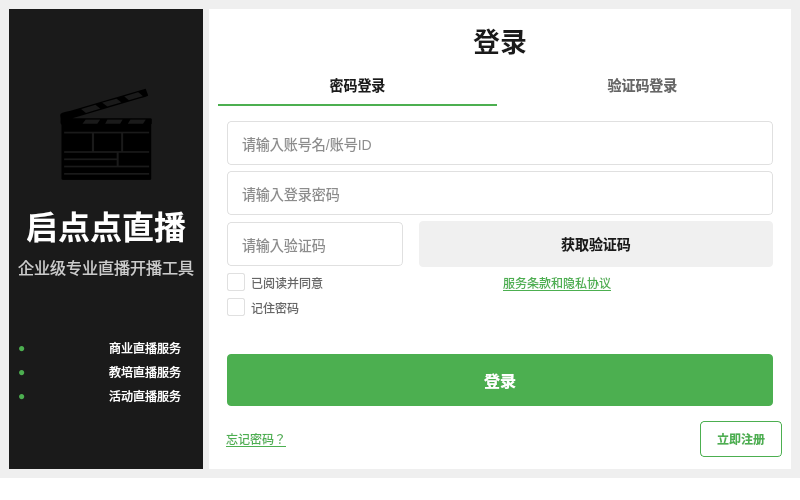
<?xml version="1.0" encoding="UTF-8"?>
<ui version="4.0">
 <class>LoginWindow</class>
 <widget class="QMainWindow" name="LoginWindow">
  <property name="geometry">
   <rect>
    <x>0</x>
    <y>0</y>
    <width>800</width>
    <height>500</height>
   </rect>
  </property>
  <property name="windowTitle">
   <string>登录</string>
  </property>
  <property name="windowFlags">
   <set>Qt::Window | Qt::WindowCloseButtonHint | Qt::WindowMinimizeButtonHint</set>
  </property>
  <widget class="QWidget" name="centralwidget">
   <layout class="QHBoxLayout" name="horizontalLayout">
    <item>
     <widget class="QWidget" name="leftWidget" native="true">
      <property name="styleSheet">
       <string notr="true">background-color: #1a1a1a;</string>
      </property>
      <layout class="QVBoxLayout" name="verticalLayout_3">
       <item>
        <spacer name="verticalSpacer_3">
         <property name="orientation">
          <enum>Qt::Vertical</enum>
         </property>
         <property name="sizeHint" stdset="0">
          <size>
           <width>20</width>
           <height>40</height>
          </size>
         </property>
        </spacer>
       </item>
       <item>
        <widget class="QLabel" name="logoLabel">
         <property name="text">
          <string>🎬</string>
         </property>
         <property name="alignment">
          <set>Qt::AlignCenter</set>
         </property>
         <property name="font">
          <font>
           <family>Segoe UI Emoji</family>
           <pointsize>72</pointsize>
          </font>
         </property>
        </widget>
       </item>
       <item>
        <widget class="QLabel" name="titleLabel">
         <property name="text">
          <string>启点点直播</string>
         </property>
         <property name="alignment">
          <set>Qt::AlignCenter</set>
         </property>
         <property name="font">
          <font>
           <family>微软雅黑</family>
           <pointsize>24</pointsize>
           <weight>75</weight>
           <bold>true</bold>
          </font>
         </property>
         <property name="styleSheet">
          <string notr="true">color: white;</string>
         </property>
        </widget>
       </item>
       <item>
        <widget class="QLabel" name="subtitleLabel">
         <property name="text">
          <string>企业级专业直播开播工具</string>
         </property>
         <property name="alignment">
          <set>Qt::AlignCenter</set>
         </property>
         <property name="font">
          <font>
           <family>微软雅黑</family>
           <pointsize>12</pointsize>
          </font>
         </property>
         <property name="styleSheet">
          <string notr="true">color: #cccccc;</string>
         </property>
        </widget>
       </item>
       <item>
        <spacer name="verticalSpacer">
         <property name="orientation">
          <enum>Qt::Vertical</enum>
         </property>
         <property name="sizeHint" stdset="0">
          <size>
           <width>20</width>
           <height>40</height>
          </size>
         </property>
        </spacer>
       </item>
       <item>
        <layout class="QVBoxLayout" name="verticalLayout_4">
         <item>
          <layout class="QHBoxLayout" name="horizontalLayout_4">
           <item>
            <widget class="QLabel" name="label">
             <property name="text">
              <string>●</string>
             </property>
             <property name="styleSheet">
              <string notr="true">color: #4CAF50;</string>
             </property>
            </widget>
           </item>
           <item>
            <widget class="QLabel" name="feature1Label">
             <property name="text">
              <string>商业直播服务</string>
             </property>
             <property name="styleSheet">
              <string notr="true">color: white;</string>
             </property>
            </widget>
           </item>
          </layout>
         </item>
         <item>
          <layout class="QHBoxLayout" name="horizontalLayout_5">
           <item>
            <widget class="QLabel" name="label_2">
             <property name="text">
              <string>●</string>
             </property>
             <property name="styleSheet">
              <string notr="true">color: #4CAF50;</string>
             </property>
            </widget>
           </item>
           <item>
            <widget class="QLabel" name="feature2Label">
             <property name="text">
              <string>教培直播服务</string>
             </property>
             <property name="styleSheet">
              <string notr="true">color: white;</string>
             </property>
            </widget>
           </item>
          </layout>
         </item>
         <item>
          <layout class="QHBoxLayout" name="horizontalLayout_6">
           <item>
            <widget class="QLabel" name="label_3">
             <property name="text">
              <string>●</string>
             </property>
             <property name="styleSheet">
              <string notr="true">color: #4CAF50;</string>
             </property>
            </widget>
           </item>
           <item>
            <widget class="QLabel" name="feature3Label">
             <property name="text">
              <string>活动直播服务</string>
             </property>
             <property name="styleSheet">
              <string notr="true">color: white;</string>
             </property>
            </widget>
           </item>
          </layout>
         </item>
        </layout>
       </item>
       <item>
        <spacer name="verticalSpacer_2">
         <property name="orientation">
          <enum>Qt::Vertical</enum>
         </property>
         <property name="sizeHint" stdset="0">
          <size>
           <width>20</width>
           <height>40</height>
          </size>
         </property>
        </spacer>
       </item>
      </layout>
     </widget>
    </item>
    <item>
     <widget class="QWidget" name="rightWidget" native="true">
      <property name="styleSheet">
       <string notr="true">background-color: white;</string>
      </property>
      <layout class="QVBoxLayout" name="verticalLayout">
       <item>
        <spacer name="verticalSpacer_4">
         <property name="orientation">
          <enum>Qt::Vertical</enum>
         </property>
         <property name="sizeHint" stdset="0">
          <size>
           <width>20</width>
           <height>40</height>
          </size>
         </property>
        </spacer>
       </item>
       <item>
        <widget class="QLabel" name="loginTitleLabel">
         <property name="text">
          <string>登录</string>
         </property>
         <property name="alignment">
          <set>Qt::AlignCenter</set>
         </property>
         <property name="font">
          <font>
           <family>微软雅黑</family>
           <pointsize>20</pointsize>
           <weight>75</weight>
           <bold>true</bold>
          </font>
         </property>
         <property name="styleSheet">
          <string notr="true">color: #1a1a1a;</string>
         </property>
        </widget>
       </item>
       <item>
        <spacer name="verticalSpacer_5">
         <property name="orientation">
          <enum>Qt::Vertical</enum>
         </property>
         <property name="sizeHint" stdset="0">
          <size>
           <width>20</width>
           <height>20</height>
          </size>
         </property>
        </spacer>
       </item>
       <item>
        <layout class="QHBoxLayout" name="horizontalLayout_3">
         <item>
          <widget class="QPushButton" name="passwordLoginButton">
           <property name="text">
            <string>密码登录</string>
           </property>
           <property name="styleSheet">
            <string notr="true">QPushButton {
    background-color: transparent;
    color: #1a1a1a;
    border: none;
    border-bottom: 2px solid #4CAF50;
    padding: 8px 16px;
    font-size: 14px;
    font-weight: bold;
}
QPushButton:hover {
    color: #4CAF50;
}</string>
           </property>
          </widget>
         </item>
         <item>
          <widget class="QPushButton" name="verificationCodeLoginButton">
           <property name="text">
            <string>验证码登录</string>
           </property>
           <property name="styleSheet">
            <string notr="true">QPushButton {
    background-color: transparent;
    color: #666666;
    border: none;
    border-bottom: 2px solid transparent;
    padding: 8px 16px;
    font-size: 14px;
    font-weight: bold;
}
QPushButton:hover {
    color: #4CAF50;
    border-bottom: 2px solid #4CAF50;
}</string>
           </property>
          </widget>
         </item>
        </layout>
       </item>
       <item>
        <widget class="QWidget" name="loginFormWidget" native="true">
         <layout class="QVBoxLayout" name="verticalLayout_2">
          <item>
           <widget class="QLineEdit" name="accountLineEdit">
            <property name="placeholderText">
             <string>请输入账号名/账号ID</string>
            </property>
            <property name="styleSheet">
             <string notr="true">QLineEdit {
    border: 1px solid #e0e0e0;
    border-radius: 4px;
    padding: 12px;
    font-size: 14px;
    background-color: white;
    color: #1a1a1a;
}
QLineEdit:focus {
    border-color: #4CAF50;
    outline: none;
}</string>
           </property>
          </widget>
         </item>
         <item>
          <widget class="QLineEdit" name="passwordLineEdit">
           <property name="placeholderText">
            <string>请输入登录密码</string>
           </property>
           <property name="echoMode">
            <enum>QLineEdit::Password</enum>
           </property>
           <property name="styleSheet">
            <string notr="true">QLineEdit {
    border: 1px solid #e0e0e0;
    border-radius: 4px;
    padding: 12px;
    font-size: 14px;
    background-color: white;
    color: #1a1a1a;
}
QLineEdit:focus {
    border-color: #4CAF50;
    outline: none;
}</string>
           </property>
          </widget>
         </item>
         <item>
          <layout class="QHBoxLayout" name="horizontalLayout_2">
           <item>
            <widget class="QLineEdit" name="verificationCodeLineEdit">
             <property name="placeholderText">
              <string>请输入验证码</string>
             </property>
             <property name="styleSheet">
              <string notr="true">QLineEdit {
    border: 1px solid #e0e0e0;
    border-radius: 4px;
    padding: 12px;
    font-size: 14px;
    background-color: white;
    color: #1a1a1a;
    min-width: 0;
    max-width: 150px;
}
QLineEdit:focus {
    border-color: #4CAF50;
    outline: none;
}</string>
             </property>
            </widget>
           </item>
           <item>
            <widget class="QPushButton" name="getVerificationCodeButton">
             <property name="text">
              <string>获取验证码</string>
             </property>
             <property name="styleSheet">
              <string notr="true">QPushButton {
    background-color: #f0f0f0;
    color: #1a1a1a;
    border: none;
    border-radius: 4px;
    padding: 12px;
    font-size: 14px;
    font-weight: bold;
    margin-left: 10px;
}
QPushButton:hover {
    background-color: #e0e0e0;
}</string>
             </property>
            </widget>
           </item>
          </layout>
         </item>
         <item>
          <layout class="QHBoxLayout" name="horizontalLayout_7">
           <item>
            <widget class="QCheckBox" name="agreementCheckBox">
             <property name="text">
              <string>已阅读并同意</string>
             </property>
             <property name="styleSheet">
              <string notr="true">QCheckBox {
    color: #666666;
    font-size: 12px;
}
QCheckBox::indicator {
    width: 16px;
    height: 16px;
    border: 1px solid #e0e0e0;
    border-radius: 2px;
    background-color: white;
}
QCheckBox::indicator:checked {
    background-color: #4CAF50;
    border-color: #4CAF50;
    image: url(:/icons/check.png);
}</string>
             </property>
            </widget>
           </item>
           <item>
            <widget class="QLabel" name="agreementLabel">
             <property name="text">
              <string>服务条款和隐私协议</string>
             </property>
             <property name="styleSheet">
              <string notr="true">QLabel {
    color: #4CAF50;
    font-size: 12px;
    text-decoration: underline;
}</string>
             </property>
             <property name="cursor">
              <cursorShape>PointingHandCursor</cursorShape>
             </property>
            </widget>
           </item>
          </layout>
         </item>
         <item>
          <layout class="QHBoxLayout" name="horizontalLayout_9">
           <item>
            <widget class="QCheckBox" name="rememberPasswordCheckBox">
             <property name="text">
              <string>记住密码</string>
             </property>
             <property name="styleSheet">
              <string notr="true">QCheckBox {
    color: #666666;
    font-size: 12px;
}
QCheckBox::indicator {
    width: 16px;
    height: 16px;
    border: 1px solid #e0e0e0;
    border-radius: 2px;
    background-color: white;
}
QCheckBox::indicator:checked {
    background-color: #4CAF50;
    border-color: #4CAF50;
    image: url(:/icons/check.png);
}</string>
             </property>
            </widget>
           </item>
           <item>
            <spacer name="horizontalSpacer_2">
             <property name="orientation">
              <enum>Qt::Horizontal</enum>
             </property>
             <property name="sizeHint" stdset="0">
              <size>
               <width>40</width>
               <height>20</height>
              </size>
             </property>
            </spacer>
           </item>
          </layout>
         </item>
         <item>
          <widget class="QLabel" name="statusLabel">
           <property name="text">
            <string></string>
           </property>
           <property name="styleSheet">
            <string notr="true">QLabel {
    color: #ff0000;
    font-size: 12px;
    text-align: center;
}</string>
           </property>
           <property name="alignment">
            <set>Qt::AlignCenter</set>
           </property>
          </widget>
         </item>
         <item>
          <widget class="QPushButton" name="loginButton">
           <property name="text">
            <string>登录</string>
           </property>
           <property name="styleSheet">
            <string notr="true">QPushButton {
    background-color: #4CAF50;
    color: white;
    border: none;
    border-radius: 4px;
    padding: 14px;
    font-size: 16px;
    font-weight: bold;
    margin-top: 10px;
}
QPushButton:hover {
    background-color: #45a049;
}
QPushButton:pressed {
    background-color: #3e8e41;
}
QPushButton:disabled {
    background-color: #cccccc;
    color: #666666;
}</string>
           </property>
          </widget>
         </item>
        </layout>
       </widget>
      </item>
      <item>
       <layout class="QHBoxLayout" name="horizontalLayout_8">
        <item>
         <widget class="QPushButton" name="forgetPasswordButton">
          <property name="text">
           <string>忘记密码？</string>
          </property>
          <property name="styleSheet">
           <string notr="true">QPushButton {
    background-color: transparent;
    color: #4CAF50;
    border: none;
    padding: 8px;
    font-size: 12px;
    text-decoration: underline;
}
QPushButton:hover {
    color: #45a049;
}</string>
           </property>
          <property name="flat">
           <bool>true</bool>
          </property>
         </widget>
        </item>
        <item>
         <spacer name="horizontalSpacer">
          <property name="orientation">
           <enum>Qt::Horizontal</enum>
          </property>
          <property name="sizeHint" stdset="0">
           <size>
            <width>40</width>
            <height>20</height>
           </size>
          </property>
         </spacer>
        </item>
        <item>
         <widget class="QPushButton" name="registerButton">
          <property name="text">
           <string>立即注册</string>
          </property>
          <property name="styleSheet">
           <string notr="true">QPushButton {
    background-color: transparent;
    color: #4CAF50;
    border: 1px solid #4CAF50;
    border-radius: 4px;
    padding: 8px 16px;
    font-size: 12px;
    font-weight: bold;
}
QPushButton:hover {
    background-color: #4CAF50;
    color: white;
}</string>
           </property>
         </widget>
        </item>
       </layout>
      </item>
      <item>
       <spacer name="verticalSpacer_6">
        <property name="orientation">
         <enum>Qt::Vertical</enum>
        </property>
         <property name="sizeHint" stdset="0">
          <size>
           <width>20</width>
           <height>40</height>
          </size>
         </property>
        </spacer>
       </item>
      </layout>
     </widget>
    </item>
   </layout>
  </widget>
  <widget class="QStatusBar" name="statusbar">
   <property name="styleSheet">
    <string notr="true">background-color: white;</string>
   </property>
  </widget>
 </widget>
 <resources/>
 <connections>
  <connection>
   <sender>passwordLoginButton</sender>
   <signal>clicked()</signal>
   <receiver>LoginWindow</receiver>
   <slot>on_passwordLoginButton_clicked()</slot>
   <hints>
    <hint type="sourcelabel">
     <x>443</x>
     <y>195</y>
    </hint>
    <hint type="destinationlabel">
     <x>400</x>
     <y>250</y>
    </hint>
   </hints>
  </connection>
  <connection>
   <sender>verificationCodeLoginButton</sender>
   <signal>clicked()</signal>
   <receiver>LoginWindow</receiver>
   <slot>on_verificationCodeLoginButton_clicked()</slot>
   <hints>
    <hint type="sourcelabel">
     <x>557</x>
     <y>195</y>
    </hint>
    <hint type="destinationlabel">
     <x>400</x>
     <y>250</y>
    </hint>
   </hints>
  </connection>
  <connection>
   <sender>loginButton</sender>
   <signal>clicked()</signal>
   <receiver>LoginWindow</receiver>
   <slot>on_loginButton_clicked()</slot>
   <hints>
    <hint type="sourcelabel">
     <x>600</x>
     <y>380</y>
    </hint>
    <hint type="destinationlabel">
     <x>400</x>
     <y>250</y>
    </hint>
   </hints>
  </connection>
  <connection>
   <sender>getVerificationCodeButton</sender>
   <signal>clicked()</signal>
   <receiver>LoginWindow</receiver>
   <slot>on_getVerificationCodeButton_clicked()</slot>
   <hints>
    <hint type="sourcelabel">
     <x>650</x>
     <y>310</y>
    </hint>
    <hint type="destinationlabel">
     <x>400</x>
     <y>250</y>
    </hint>
   </hints>
  </connection>
  <connection>
   <sender>agreementLabel</sender>
   <signal>linkActivated(QString)</signal>
   <receiver>LoginWindow</receiver>
   <slot>on_agreementLabel_linkActivated(QString)</slot>
   <hints>
    <hint type="sourcelabel">
     <x>600</x>
     <y>350</y>
    </hint>
    <hint type="destinationlabel">
     <x>400</x>
     <y>250</y>
    </hint>
   </hints>
  </connection>
 </connections>
 <slots>
  <slot>on_passwordLoginButton_clicked()</slot>
  <slot>on_verificationCodeLoginButton_clicked()</slot>
  <slot>on_loginButton_clicked()</slot>
  <slot>on_getVerificationCodeButton_clicked()</slot>
  <slot>on_agreementLabel_linkActivated(QString)</slot>
 </slots>
</ui>
